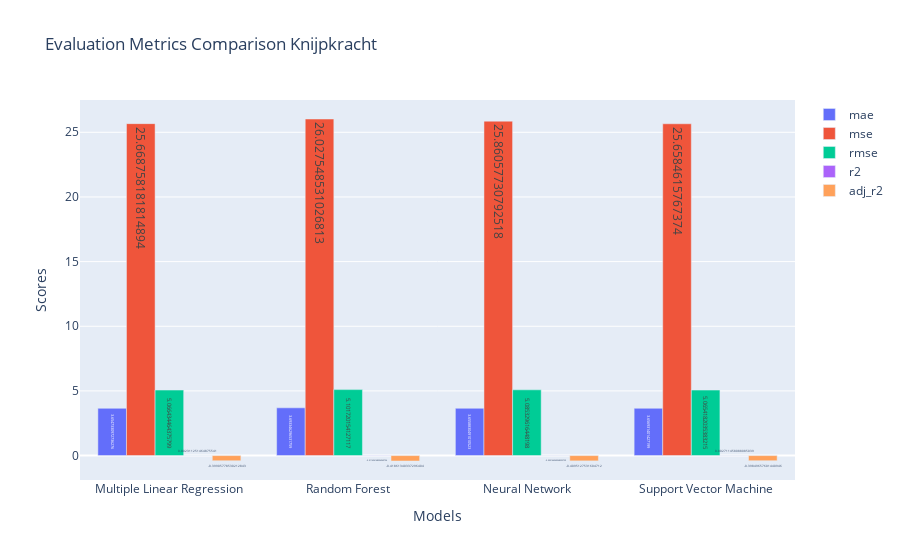

Notebook cell for this chart:
### Code cell
# Extracting model names and metric scores
model_names = [d['model'] for d in regression_stats_test]
metric_labels = list(regression_stats_test[0].keys())[1:]
metric_scores = {metric: [d[metric] for d in regression_stats_test] for metric in metric_labels}

# Plotting the bar chart
fig = go.Figure()

for metric in metric_labels:
    fig.add_trace(go.Bar(
        x=model_names,
        y=metric_scores[metric],
        text=metric_scores[metric],  # Display the values on the bars
        textposition='auto',  # Position the text inside the bars
        name=metric
    ))

# Updating the layout
fig.update_layout(
    title='Evaluation Metrics Comparison Knijpkracht',
    xaxis_title='Models',
    yaxis_title='Scores',
    barmode='group'
)

# Display the plot
fig.show()

### Figure 1 — Plotly figure (JSON) as saved in the notebook; plotly's stock layout.template omitted (floating-point values rounded to 4 significant figures)
{"data": [{"name": "mae", "text": ["3.6547330972736276", "3.693346296531759", "3.6558830491010523", "3.656931401427199"], "textposition": "auto", "type": "bar", "x": ["Multiple Linear Regression", "Random Forest", "Neural Network", "Support Vector Machine"], "y": [3.655, 3.693, 3.656, 3.657]}, {"name": "mse", "text": ["25.668758181814894", "26.027548531026813", "25.86057730792518", "25.6584615767374"], "textposition": "auto", "type": "bar", "x": ["Multiple Linear Regression", "Random Forest", "Neural Network", "Support Vector Machine"], "y": [25.67, 26.03, 25.86, 25.66]}, {"name": "rmse", "text": ["5.066434464375799", "5.101720154127117", "5.085329616448198", "5.0654182035383215"], "textposition": "auto", "type": "bar", "x": ["Multiple Linear Regression", "Random Forest", "Neural Network", "Support Vector Machine"], "y": [5.066, 5.102, 5.085, 5.065]}, {"name": "r2", "text": ["0.002311251464875541", "-0.011634148306949754", "-0.005144340368532729", "0.002711458088085039"], "textposition": "auto", "type": "bar", "x": ["Multiple Linear Regression", "Random Forest", "Neural Network", "Support Vector Machine"], "y": [0.002311, -0.01163, -0.005144, 0.002711]}, {"name": "adj_r2", "text": ["-0.39905778530212843", "-0.41861340337296404", "-0.4095127531604712", "-0.39849657601440946"], "textposition": "auto", "type": "bar", "x": ["Multiple Linear Regression", "Random Forest", "Neural Network", "Support Vector Machine"], "y": [-0.3991, -0.4186, -0.4095, -0.3985]}], "layout": {"barmode": "group", "title": {"text": "Evaluation Metrics Comparison Knijpkracht"}, "xaxis": {"title": {"text": "Models"}}, "yaxis": {"title": {"text": "Scores"}}}}
